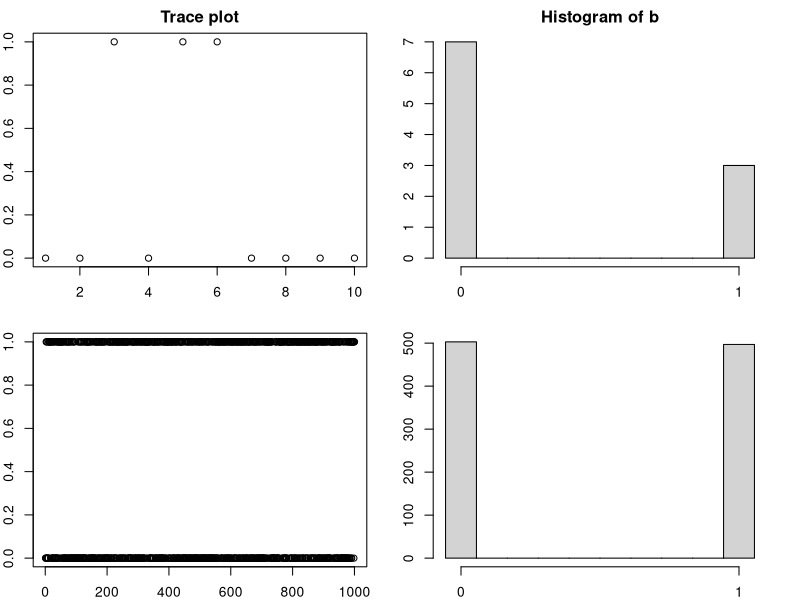
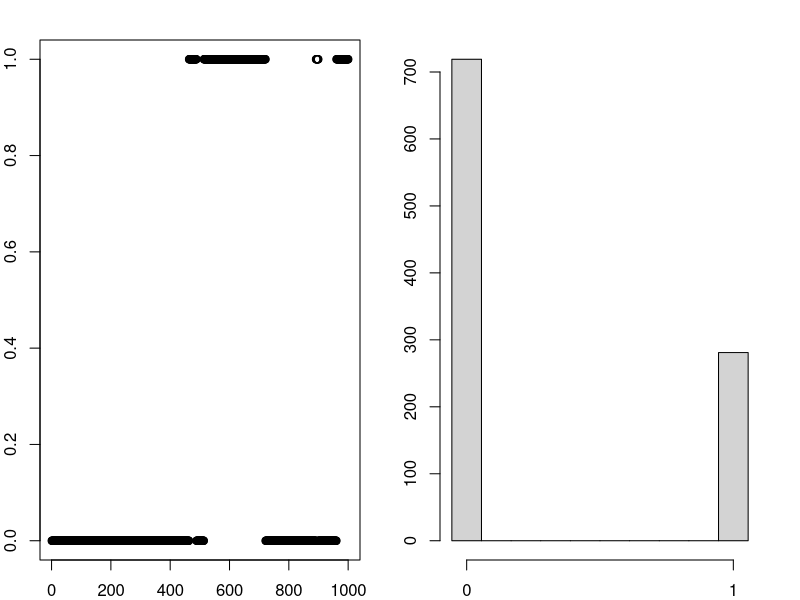
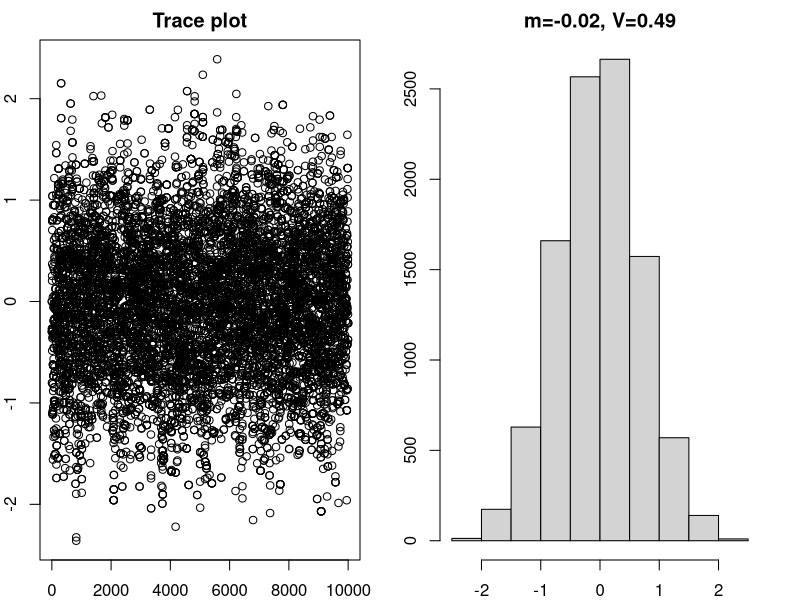
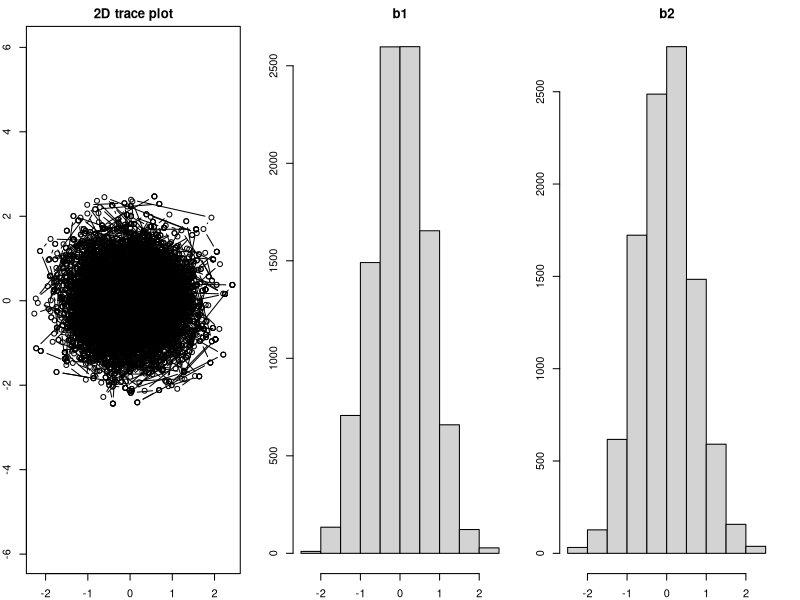
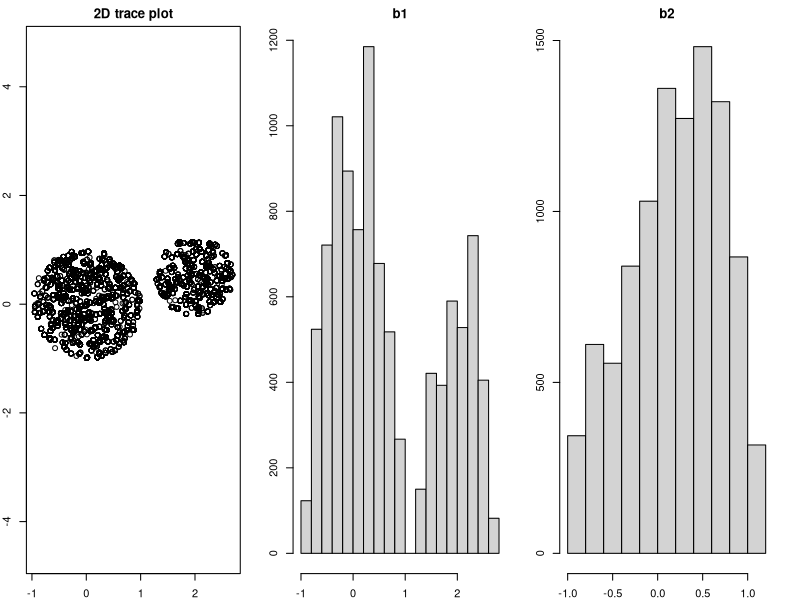

Reproduce these figures in R, in order.
## M. van Oijen (2024). Bayesian Compendium, 2nd edition.
## Chapter 6. Markov Chain Monte Carlo Sampling (MCMC)

  library(mvtnorm)

  set.seed(13)

  ni <- 10 ; b <- rep(NA,ni) ; b[1] <- 0 ; pjump <- 0.5
  for(i in 2:ni){ jump <- (runif(1)<pjump) ; b[i] <- (b[i-1]+jump)%%2 }

  set.seed(13)
  ni2 <- 1e3 ; b2 <- rep(NA,ni2) ; b2[1] <- 0 ; pjump <- 0.5
  for(i in 2:ni2){ jump <- (runif(1)<pjump) ; b2[i] <- (b2[i-1]+jump)%%2 }

# Sampling from a Bernoulli distribution using MCMC. Top panels: MCMC with 10 iterations; bottom panels: 1000 iterations. Left: trace plots; right: chain histograms.
  par(mfrow=c(2,2),mar=c(2,2,2,2))
  plot(b, xlab="Iteration (i)",ylab="b[i]", main="Trace plot")
  hist(b,10, xaxt='n') ; axis(side=1, at=c(0.05,0.95), labels=0:1)
  plot(b2, xlab="Iteration (i)",ylab="", main="")
  hist(b2,10, xaxt='n', main="") ; axis(side=1, at=c(0.05,0.95), labels=0:1)

# Sampling from a Bernoulli distribution using a poorly mixing (jump probability
# 0.01) MCMC with 1000 iterations. Left: trace plot; right: chain histogram.
  set.seed(1)
  par( mfrow=c(1,2), mar=c(2,2,2,2) )
  ni3 <- 1e3 ; b3 <- rep(NA,ni3) ; b3[1] <- 0 ; pjump <- 0.01
  for(i in 2:ni3){ jump <- (runif(1)<pjump) ; b3[i] <- (b3[i-1]+jump)%%2 }
  plot( b3, xlab="Iteration (i)",ylab="", main="")
  hist( b3, 10, xaxt='n', main="" )
  axis( side=1, at=c(0.05,0.95), labels=0:1 )

  Metropolis <- function( p, b0=mb, SProp=Sb/100, ni=1e4 ){
    bChain <- matrix( NA, nrow=ni, ncol=length(b0) ) ; bChain[1,] <- b0
    for( i in 2:ni ){
       b1 <- bChain[i-1,] + as.numeric( rmvnorm(1,sigma=SProp) )
       if( runif(1) < p(b1)/p(b0) ) bChain[i,] <- b0 <- b1
       else                         bChain[i,] <- b0 }
    return(bChain) }

  fA <- function(b){ exp(-b^2) }
  bA <- Metropolis( fA, b0=0, SProp=diag(1) )
  mA <- round( mean(bA), 2 ) ; VA <- round( var(bA), 2 )
# Sampling from an unknown distribution using the Metropolis algorithm, where
# all we know is that p[b] is proportional to $\\exp (-b^2)$.
  par( mfrow=c(1,2), mar=c(2,2,2,2) )
  plot( bA, xlab="Iteration (i)", ylab="", main="Trace plot" )
  hist( bA, main=paste0( "m=", mA, ", V=",VA) )

  fB <- function(b){ exp(-b[1]^2 - b[2]^2) }
  bB <- Metropolis( fB, b0=c(0,0), SProp=diag(2)  )
# Sampling from an unknown bivariate distribution using the Metropolis algorithm (see text).
  par( mfrow=c(1,3) )
  plot( bB, asp=1, type="b", main="2D trace plot" )
  hist( bB[,1], main="b1" ) ; hist( bB[,2], main="b2" )

  fC <- function(b){ b[1]^2 + b[2]^2 < 1 || (b[1]-2)^2 + (b[2]-0.5)^2 < 0.5 }
  bC <- Metropolis( fC, b0=c(0,0), SProp=diag(10,2) )
# Sampling from an unknown bimodal, bivariate distribution using the Metropolis
# algorithm (see text).
  par( mfrow=c(1,3) )
  plot( bC, asp=1, type="p", main="2D trace plot" )
  hist( bC[,1], main="b1") ; hist( bC[,2], main="b2" )

